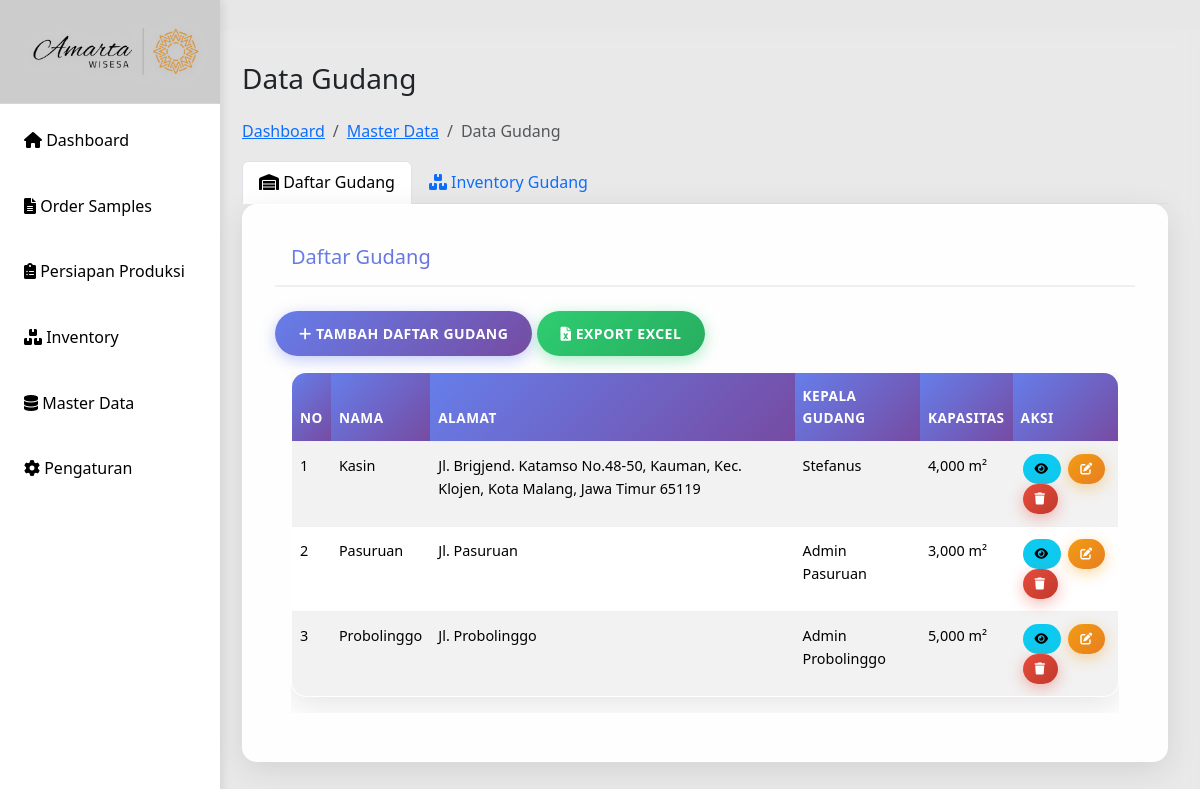
Screenshot of /data-gudang.php with the database file from the repository.
### tables this page shows
CREATE TABLE `gudang` (
  `id_gudang` int(11) NOT NULL,
  `nama` varchar(100) NOT NULL,
  `alamat` text NOT NULL,
  `kepala_gudang` varchar(100) NOT NULL,
  `kapasitas` int(11) NOT NULL COMMENT 'Kapasitas dalam meter persegi',
  `keterangan` text DEFAULT NULL,
  `created_at` timestamp NOT NULL DEFAULT current_timestamp(),
  `updated_at` timestamp NOT NULL DEFAULT current_timestamp() ON UPDATE current_timestamp()
);

### data-gudang.php (the view, shortened to what this page needs)
<?php
include 'config/db.php';
include 'includes/header.php';
$sql = "SELECT * FROM gudang ORDER BY id_gudang DESC";
$result = mysqli_query($conn, $sql);
$gudangList = mysqli_fetch_all($result, MYSQLI_ASSOC);
?>
<div class="main-content">
    <div class="row">
        <div class="col-12">
            <h1 class="h3 mb-4">Data Gudang</h1>
            <nav aria-label="breadcrumb">
                <ol class="breadcrumb">
                    <li class="breadcrumb-item"><a href="index.php">Dashboard</a></li>
                    <li class="breadcrumb-item"><a href="master-data.php">Master Data</a></li>
                    <li class="breadcrumb-item active">Data Gudang</li>
                </ol>
            </nav>
            <ul class="nav nav-tabs" id="gudangTabs" role="tablist">
                <li class="nav-item" role="presentation">
                    <button class="nav-link <?= (!isset($_GET['filter_gudang']) && !isset($_GET['search_nama'])) ? 'active' : '' ?>" id="daftar-gudang-tab" data-bs-toggle="tab" data-bs-target="#daftar-gudang" type="button" role="tab">
                        <i class="fas fa-warehouse"></i> Daftar Gudang
                    </button>
                </li>
                <li class="nav-item" role="presentation">
                    <button class="nav-link <?= (isset($_GET['filter_gudang']) || isset($_GET['search_nama'])) ? 'active' : '' ?>" id="inventory-gudang-tab" data-bs-toggle="tab" data-bs-target="#inventory-gudang" type="button" role="tab">
                        <i class="fas fa-boxes"></i> Inventory Gudang
                    </button>
                </li>
            </ul>
            <div class="tab-content" id="gudangTabsContent">
                <div class="tab-pane fade <?= (!isset($_GET['filter_gudang']) && !isset($_GET['search_nama'])) ? 'show active' : '' ?>" id="daftar-gudang" role="tabpanel">
                    <div class="card">
                        <div class="card-header d-flex justify-content-between align-items-center">
                            <h5 class="card-title mb-0">Daftar Gudang</h5>
                        </div>
                        <div>
                        <button type="button" class="btn btn-primary" data-bs-toggle="modal" data-bs-target="#tambahGudangModal">
                                    <i class="fas fa-plus"></i> <strong>TAMBAH DAFTAR GUDANG</strong>
                                </button>
                                <button type="button" class="btn btn-success">
                                    <i class="fas fa-file-excel"></i> <strong>EXPORT EXCEL</strong>
                                </button>
                            </div>
                        <div class="card-body">
                            <div class="table-responsive">
                                <table class="table table-striped table-hover" id="tabelGudang">
                                    <thead>
                                        <tr>
                                            <th>No</th>
                                            <th>Nama</th>
                                            <th>Alamat</th>
                                            <th>Kepala Gudang</th>
                                            <th>Kapasitas</th>
                                            <th>Aksi</th>
                                        </tr>
                                    </thead>
                                    <tbody>
                                        <?php $no = 1; foreach ($gudangList as $gudang): ?>
                                        <tr>
                                            <td><?= $no++; ?></td>
                                            <td><?= htmlspecialchars($gudang['nama']); ?></td>
                                            <td><?= htmlspecialchars($gudang['alamat']); ?></td>
                                            <td><?= htmlspecialchars($gudang['kepala_gudang']); ?></td>
                                            <td><?= number_format($gudang['kapasitas']); ?> m²</td>
                                            <td>
                                                <a href="detail-gudang.php?id=<?= $gudang['id_gudang']; ?>" class="btn btn-sm btn-info" title="Detail">
                                                    <i class="fas fa-eye"></i>
                                                </a>
                                                <a href="edit-gudang.php?id=<?= $gudang['id_gudang']; ?>" class="btn btn-sm btn-warning" title="Edit">
                                                    <i class="fas fa-edit"></i>
                                                </a>
                                                <button type="button" class="btn btn-sm btn-danger" onclick="hapusGudang(<?= $gudang['id_gudang']; ?>)" title="Hapus">
                                                    <i class="fas fa-trash"></i>
                                                </button>
                                            </td>
                                        </tr>
                                        <?php endforeach; ?>
                                    </tbody>
                                </table>
                            </div>
                        </div>
                    </div>
                </div>
            </div>
        </div>
    </div>
</div>
<?php
include 'includes/footer.php';
?>

### css/style.css (style rules this page uses)
* { margin: 0; padding: 0; box-sizing: border-box; }
body { font-family: 'Segoe UI', Tahoma, Geneva, Verdana, sans-serif; background: #e7e7e7ff; min-height: 100vh; line-height: 1.6; }
.main-content { margin-left: 210px; padding: 2rem; background: rgba(255,255,255,0.1); backdrop-filter: blur(10px); min-height: 100vh; }
.card { background: rgba(255,255,255,0.95); border-radius: 15px; padding: 2rem; margin-bottom: 1.5rem; box-shadow: 0 8px 32px rgba(0,0,0,0.1); backdrop-filter: blur(10px); border: 1px solid rgba(255,255,255,0.2); transition: transform 0.3s ease, box-shadow 0.3s ease; }
.card-header { border-bottom: 2px solid #f0f0f0; padding-bottom: 1rem; margin-bottom: 1.5rem; background: linear-gradient(135deg, #667eea, #764ba2); -webkit-background-clip: text; -webkit-text-fill-color: transparent; background-clip: text; }
.table { width: 100%; border-collapse: separate; border-spacing: 0; background: white; border-radius: 15px; overflow: hidden; box-shadow: 0 8px 32px rgba(0,0,0,0.1); border: 1px solid rgba(255,255,255,0.2); }
.table th, .table td { padding: 12px 8px; text-align: left; border-bottom: 1px solid #f0f0f0; font-size: 0.9rem; }
.table th { background: linear-gradient(135deg, #667eea, #764ba2); color: white; font-weight: 600; text-transform: uppercase; letter-spacing: 0.5px; font-size: 0.85rem; }
.table tr { transition: all 0.3s ease; }
.table tr:last-child td { border-bottom: none; }
.table .btn { padding: 6px 12px; font-size: 12px; border-radius: 20px; margin: 0 2px; }
.table .btn i { font-size: 12px; }
.btn { padding: 12px 24px; border: none; border-radius: 25px; cursor: pointer; text-decoration: none; display: inline-block; font-size: 14px; font-weight: 600; text-transform: uppercase; letter-spacing: 0.5px; transition: all 0.3s ease; position: relative; overflow: hidden; }
.btn::before { content: ''; position: absolute; top: 50%; left: 50%; width: 0; height: 0; background: rgba(255,255,255,0.2); border-radius: 50%; transform: translate(-50%, -50%); transition: width 0.6s, height 0.6s; }
.btn-primary { background: linear-gradient(135deg, #667eea, #764ba2); color: white; box-shadow: 0 4px 15px rgba(102,126,234,0.4); }
.btn-success { background: linear-gradient(135deg, #2ecc71, #27ae60); color: white; box-shadow: 0 4px 15px rgba(46,204,113,0.4); }
.btn-danger { background: linear-gradient(135deg, #e74c3c, #c0392b); color: white; box-shadow: 0 4px 15px rgba(231,76,60,0.4); }
.btn-warning { background: linear-gradient(135deg, #f39c12, #e67e22); color: white; box-shadow: 0 4px 15px rgba(243,156,18,0.4); }
.card { animation: fadeInUp 0.6s ease-out; }

### rows the page displays
gudang: nama "Kasin", alamat "Jl. Brigjend. Katamso No.48-50, Kauman, Kec. Klojen, Kota Malang, Jawa Timur 65119", kepala_gudang "Stefanus", kapasitas "4,000"
gudang: nama "Pasuruan", alamat "Jl. Pasuruan", kepala_gudang "Admin Pasuruan", kapasitas "3,000"
gudang: nama "Probolinggo", alamat "Jl. Probolinggo", kepala_gudang "Admin Probolinggo", kapasitas "5,000"
